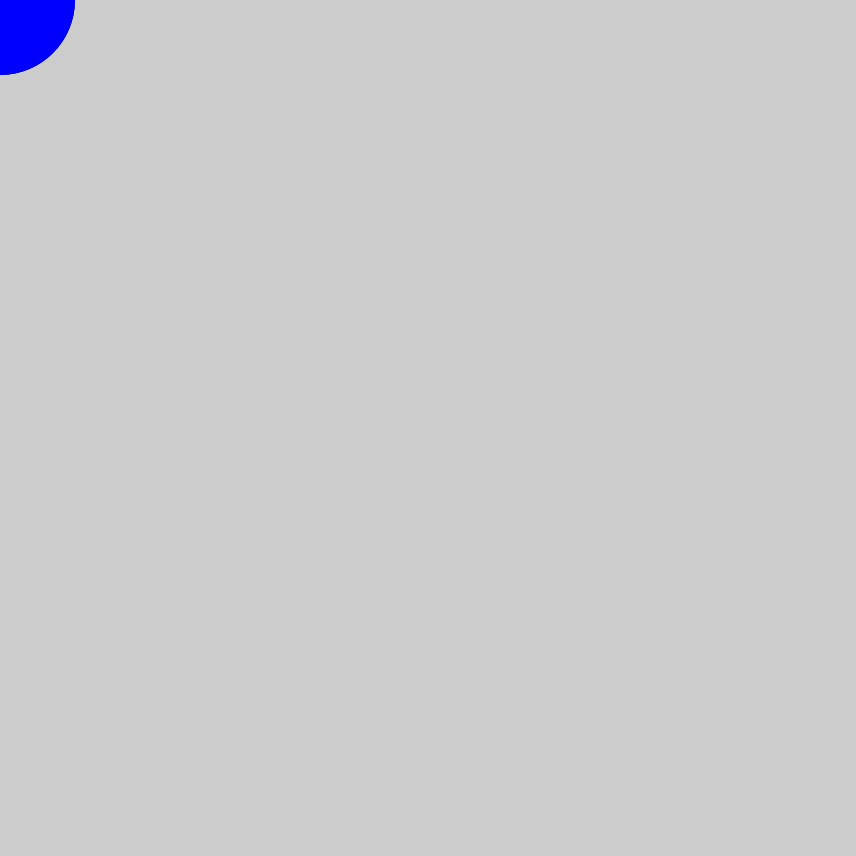
Frame 1 (no input)
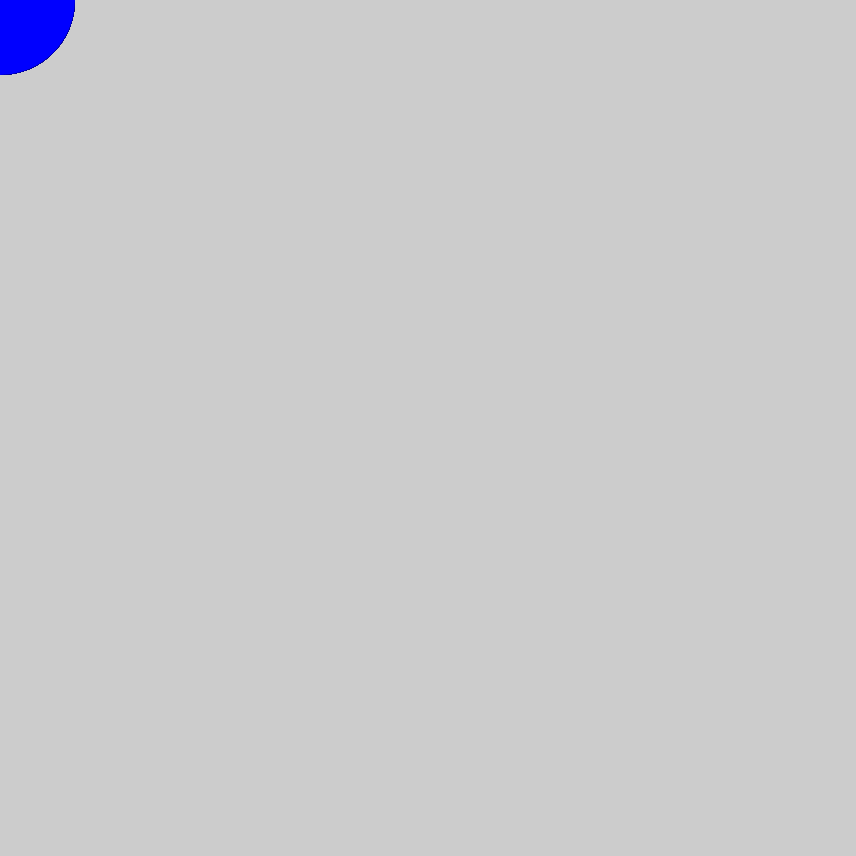
Frame 60 (the mouse pressed at the canvas centre just before this capture)
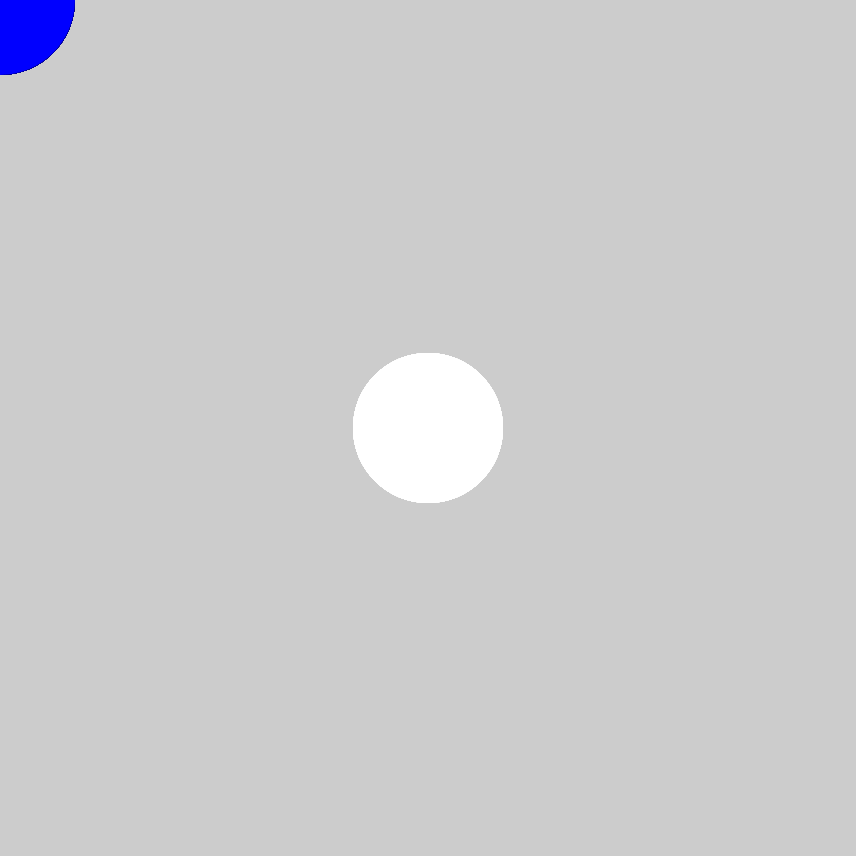
Frame 120 (the mouse held since frame 60 and released just before this capture)

The Processing sketch that drew these frames (run headless with seeded random() and noise(); from frame 60 on, the mouse is pressed at the canvas centre):

// Processing sketch: ett_vachert_program
// ── ett_vachert_program.pde
void setup()
{
  size(856,856);
}
void draw()

{
  noStroke();
  fill(mouseX, mouseY, mouseX + mouseY);
  ellipse(mouseX, mouseY, 150, 150);
  fill(mouseY, mouseX, 855);
  ellipse(mouseY, mouseX,150, 150);
}
